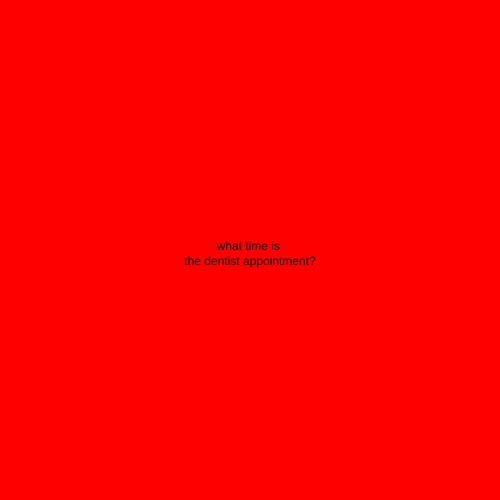
Frame 1 (no input)
Frame 60 (no input): identical to frame 1, image omitted
Frame 120 (the mouse pressed at the canvas centre since frame 60): identical to frame 1, image omitted

The p5.js sketch that drew this single still picture (run headless with seeded random() and noise() and a simulated clock; from frame 60 on, the mouse is pressed at the canvas centre):

// p5.js sketch
// ── sketch.js
let state = 0;

function setup() {
  createCanvas(500, 500);
  textAlign(CENTER);
}

function draw() {
 switch(state) {
  case 0:
 background("red");
 text("what time is \nthe dentist appointment?", width/2, height/2);
 break;

 case 1:
 background("blue");
 text("tooth hurt-y!", width/2, height/2);
 break;
 }
}

function mouseReleased() {
state++;
if (state >1) state = 0;
}
